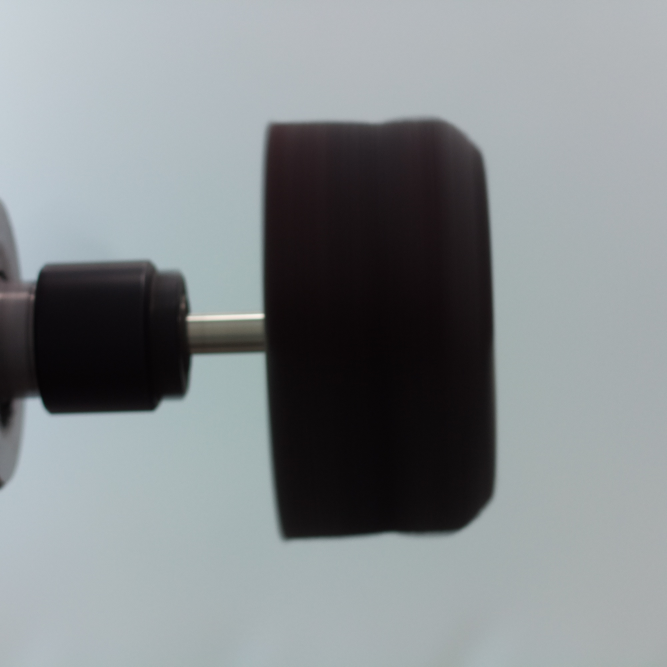
#> input picture image129.jpeg, 2000 x 2000 px, found by its file name (shown at 1/3 size)
$ python test_BV_FlapWheel2.py
#> lines starting #> are read from the running program, lines starting #| are printed output that depends on the picture; after the words box and inside, x2 and y2 are one past the last pixel; in counts of white or black regions, pixels touching at a corner belong together
import cv2
import numpy as np
from matplotlib import pyplot as plt


# Read image
im = cv2.imread('/home/junaidali/catkin_ws/src/hiwiifpt/image129.jpeg')
#> im is the input picture: shape (2000, 2000, 3); mean B, G, R 140.6, 138.1, 132.4

# Crop image
x1 = 250
x2 = 1000
y1 = 250
y2 = 1750
im = im[x1:x2,y1:y2]
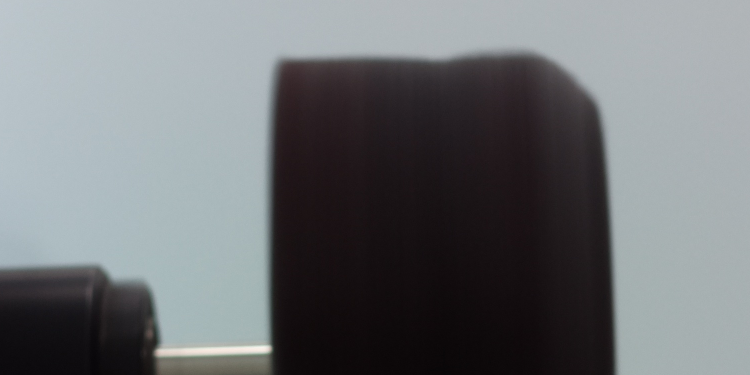
#> im: shape (750, 1500, 3) (shown at 1/2 size); mean B, G, R 117, 114.2, 110.9

# Detect contours
imgray = cv2.cvtColor(im, cv2.COLOR_BGR2GRAY)
ret, binary = cv2.threshold(imgray,127,255,0)
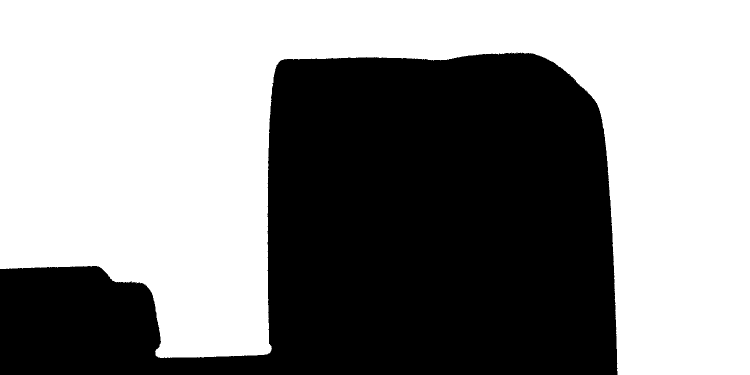
#> binary: shape (750, 1500) (shown at 1/2 size); 55.5% white; 1 black region, box (x1, y1, x2, y2) and area: (0, 105, 1235, 750) 500117
binary = 255-binary # avoid image frame as contour
#> binary: shape (750, 1500); 44.5% white; 1 white region

contours, hierarchy = cv2.findContours(binary, cv2.RETR_TREE, cv2.CHAIN_APPROX_NONE)
#> contours = 3 contours, 2 with area under 20; largest, box (x1, y1, x2, y2) and area: (0, 105, 1235, 750) 498166
#cv2.drawContours(im, contours[0], -1, (0,255,0), 3)
#cv2.drawContours(im, contours[1], -1, (255,0,0), 3)
plt.imshow(binary)
plt.show()


#print(contours[0][2,0,1])

#print(contours[0].shape[0])

points = np.zeros((contours[0].shape[0],2))

# Array with Contours
for j in range(contours[0].shape[0]):
    points[j][0] = contours[0][j,0,0]
    points[j][1] = contours[0][j,0,1]
#> after the loop, points = 3905 pairs, first value 0 to 1234, second value 105 to 749

points = (np.rint(points)).astype(int)

# Delete points not interested in
idx = np.where(points == 0)
#> idx = 212 positions, rows 1724 to 1935, columns 0 to 0
points = np.delete(points,idx,0)
#> points = 3692 pairs, first value 1 to 1234, second value 105 to 749


idx = np.where(points[:,1]>700)
points = np.delete(points,idx,0)
#> points = 2166 pairs, first value 1 to 1233, second value 105 to 700

idx = np.where(points[:,0] <400)
points = np.delete(points,idx,0)
#> points = 1734 pairs, first value 535 to 1233, second value 105 to 700

pointsX = points[:,0]
#> pointsX = 1734 values, max 1233 at index 1047, min 535 at index 711, mean 864.8
pointsY = points[:,1]
#> pointsY = 1734 values, max 700 at index 1046, min 105 at index 1710, mean 313.6

# sort points
idx   = np.argsort(pointsX)
#> idx = 1734 values, max 1733 at index 1047, min 0 at index 1046, mean 866.5
pointsX = np.array(pointsX)[idx]
#> pointsX = 1734 values from 535 to 1233
pointsY = np.array(pointsY)[idx]
#> pointsY = 1734 values, max 700 at index 504, min 105 at index 1057, mean 313.6

im[points[:,1],points[:,0]] = [255,0,0]
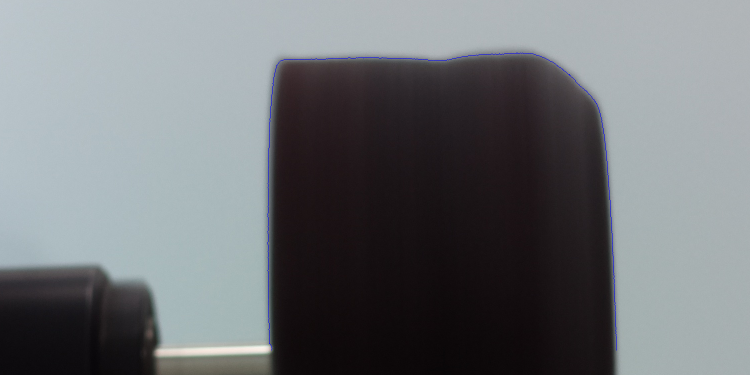
#> im: shape (750, 1500, 3) (shown at 1/2 size); 0.15% of pixels changed, all inside (x1, y1, x2, y2) = (535, 105, 1234, 701)

plt.imshow(im)
plt.show()

x_start=0
x_end = y2-y1


pointsY = -pointsY+abs(min(-pointsY))
#> pointsY = 1734 values, max 595 at index 1057, min 0 at index 504, mean 386.4

# Plot
plt.scatter(pointsX,pointsY) # raw profile

x_profile = np.linspace(min(pointsX),max(pointsX), num=20, endpoint=True).astype(int)
#> x_profile = 20 values from 535 to 1233
y_profile = np.zeros([len(x_profile),1],dtype=int)
#> y_profile = 20 values from 0 to 0

#idx = np.where(pointsX == x_profile)

for i in range(0,len(x_profile)):
    for j in range(0,len(pointsX)):
        if x_profile[i] == pointsX[j]:
            y_profile[i] = pointsY[j]
#> after the loop, y_profile = 20 values, max 594 at index 13, min 0 at index 19, mean 531.5


plt.scatter(x_profile,y_profile) # plot interval points
plt.grid()
plt.xlim((400,1400))
plt.ylim((0,1000))
plt.xlabel('axial')
plt.ylabel('radial')
plt.show()
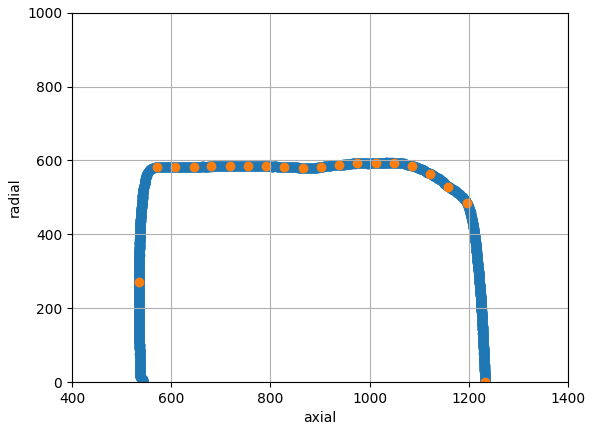
#> figure drawn by matplotlib, 1 panel
